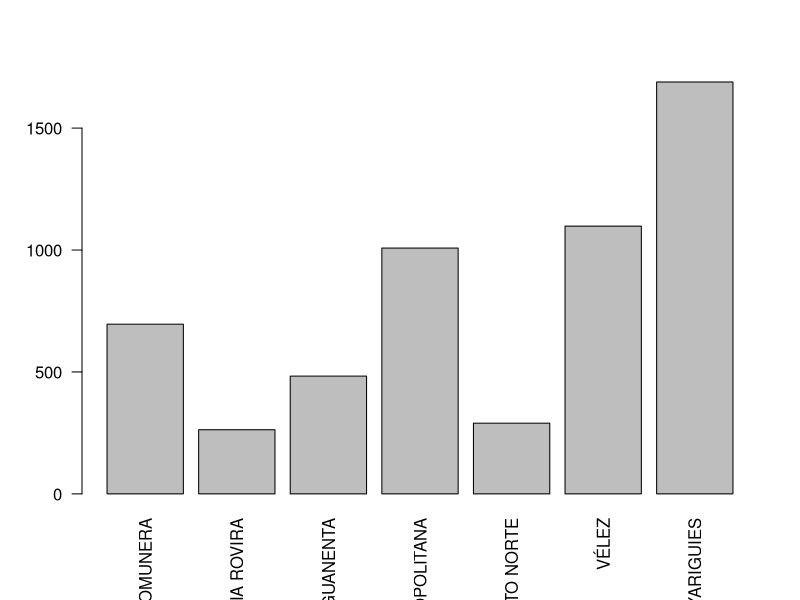
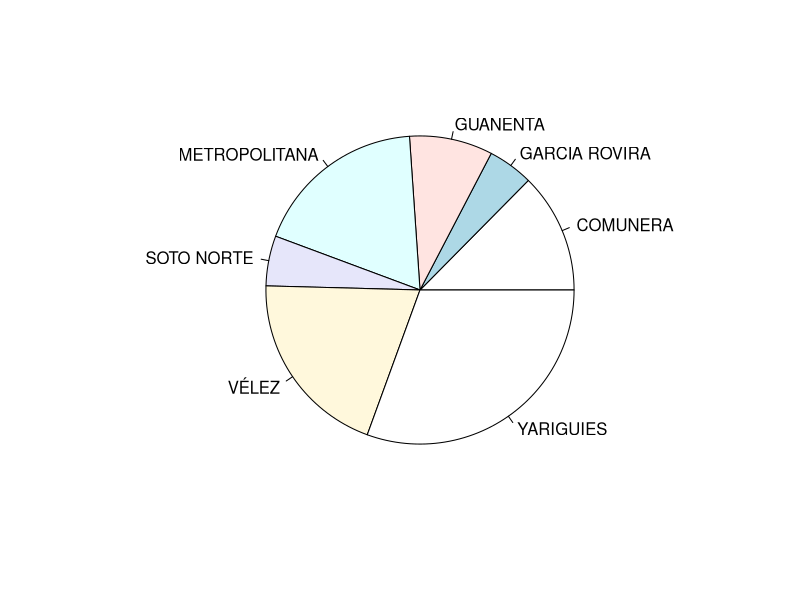
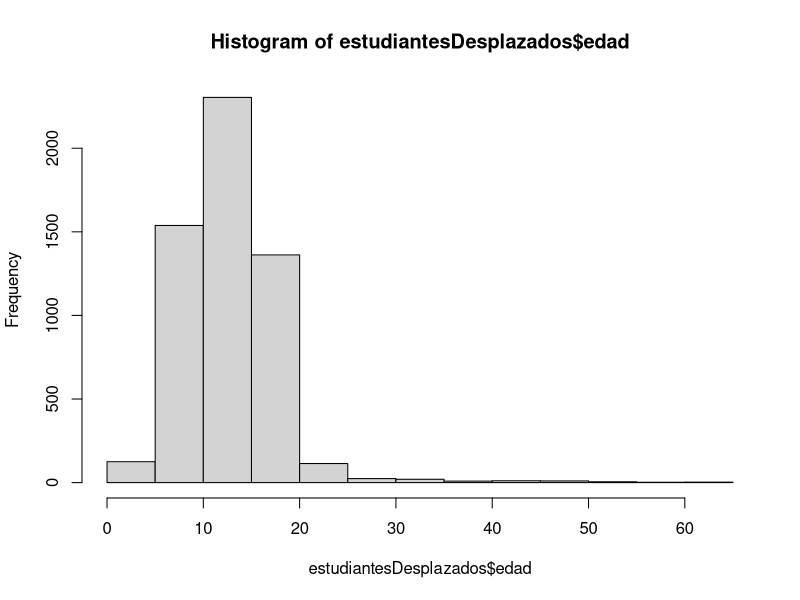
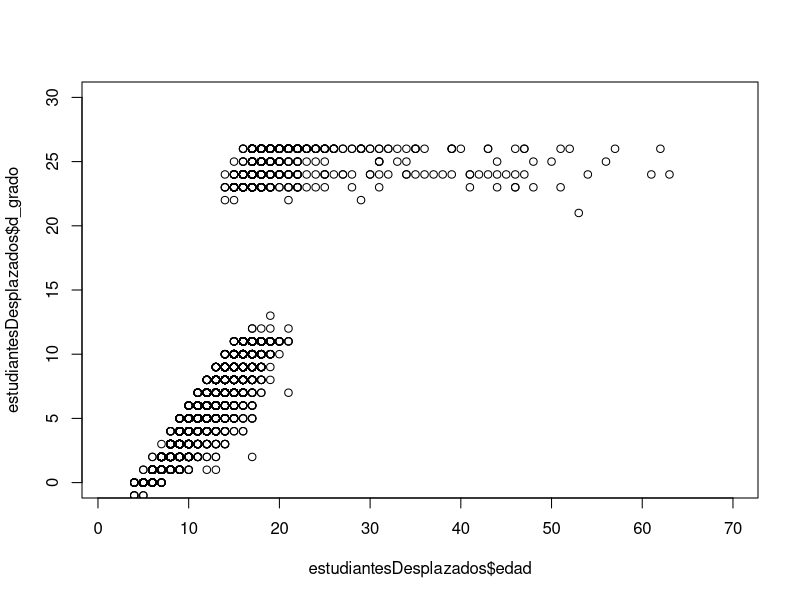
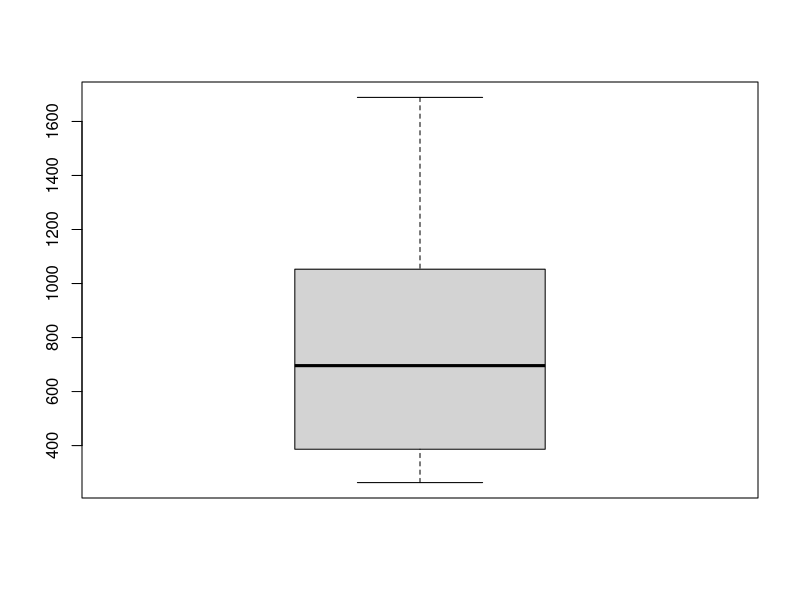

R code for these plots, in order:
library(readxl)
library(tidyverse)
library(writexl)

estudiantesDesplazados <- read_excel("ESTUDIANTES_EN_SITUACI_N_DE_DESPLAZAMIENTO_EN_SANTANDER.xlsx")

head(estudiantesDesplazados) # para ver mas valores: head(aux, 10)
tail(estudiantesDesplazados)
View(estudiantesDesplazados)
names(estudiantesDesplazados)
class(estudiantesDesplazados$d_muni)
length(estudiantesDesplazados$d_ano)
unique(estudiantesDesplazados$d_provincia)

is.na(estudiantesDesplazados)
sum(is.na(estudiantesDesplazados))

summary(estudiantesDesplazados)

library(skimr)
skim(estudiantesDesplazados)

estudiantesDesplazados %>%
  dplyr::group_by(d_provincia) %>%
  skim()
  
glimpse(estudiantesDesplazados)
dim(estudiantesDesplazados)

#frecuencia de aparición
tabledata <- table(estudiantesDesplazados$d_provincia)
barplot(tabledata, horiz = FALSE, las = 2)
pie(tabledata)

hist(estudiantesDesplazados$edad)

plot(estudiantesDesplazados$edad, estudiantesDesplazados$d_grado, xlim = c(1,70), ylim = c(0,30))

boxplot(tabledata)
which.max(tabledata)
